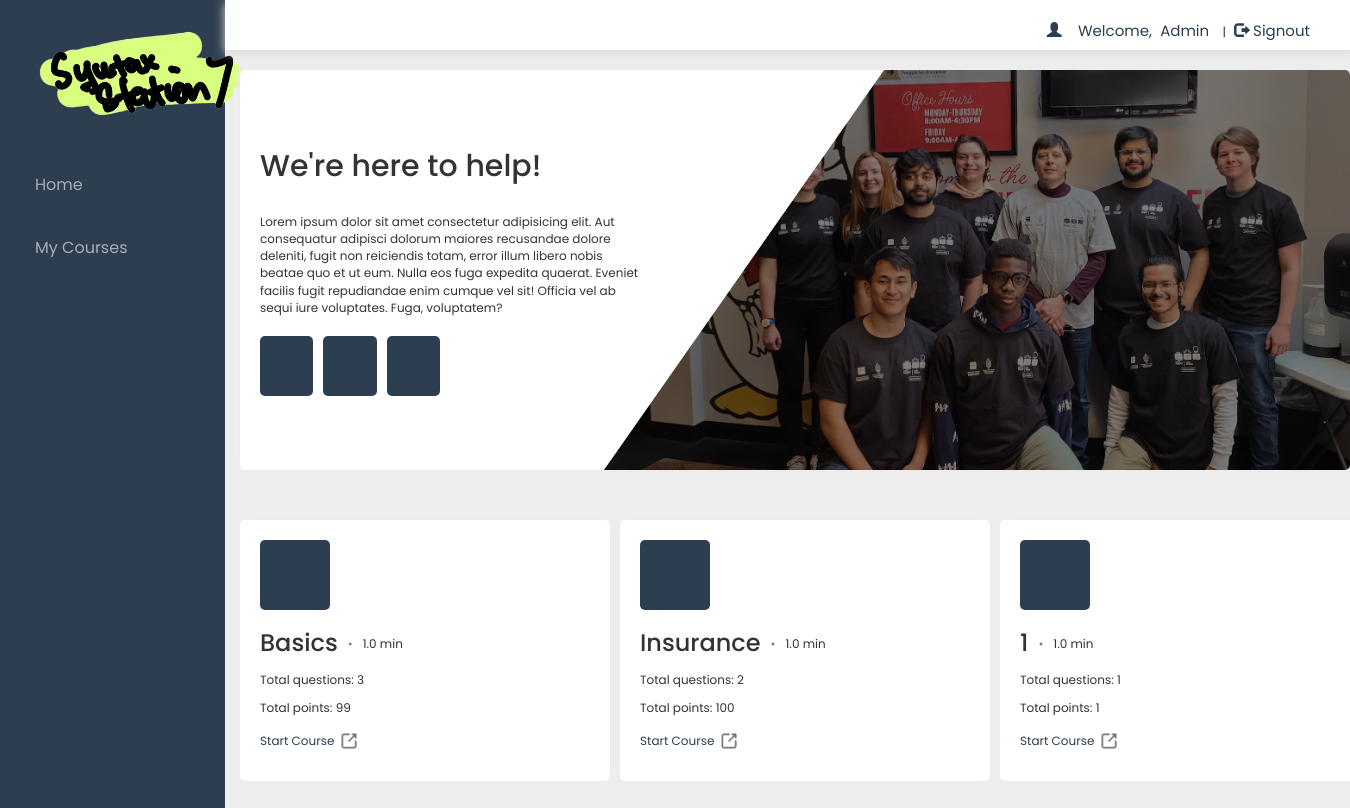
Screenshot of /account.php?q=1 (signed in) with the database file from the repository.
### tables this page shows
CREATE TABLE `quiz` (
  `eid` text NOT NULL,
  `title` varchar(100) NOT NULL,
  `sahi` int(11) NOT NULL,
  `total` int(11) NOT NULL,
  `time` decimal(2,1) NOT NULL,
  `intro` text NOT NULL,
  `date` timestamp NOT NULL DEFAULT current_timestamp() ON UPDATE current_timestamp(),
  `email` varchar(50) DEFAULT NULL
);

### account.php (the view, shortened to what this page needs)
<!DOCTYPE html>
<html>
<head>
    <link href="https://cdn.jsdelivr.net/npm/bootstrap@5.2.0-beta1/dist/css/bootstrap.min.css" rel="stylesheet">
    <link rel="stylesheet" href="css/bootstrap.min.css" />
    <link rel="stylesheet" href="css/bootstrap-theme.min.css" />
    <link rel="stylesheet" href="css/main.css">
    <link rel="stylesheet" href="css/font.css">
    <link rel="stylesheet" href="https://unpkg.com/swiper@8/swiper-bundle.min.css" />
</head>
<body>
    <div class="container-fluid">
        <div class="leftNavBar">
            <div class="row g-0 flex-nowrap">
                <div class="col-lg-2 col-sm-2 col-md-3 px-sm-0 px-0" style="background-color:#2c3e50;">
                    <div class="d-flex flex-column align-items-center align-items-sm-start px-0 mx-0 pt-2 text-white min-vh-100">
                        <a href="https://www.example.com" class="d-flex align-items-center pb-4 mb-md-0 me-md-auto text-white text-decoration-none">
                            <div class="logo">
                            <img src="./images/SSLogo.png" alt="" width="220" style="margin-bottom: 5px; margin-left: 20px; margin-top: 10px">
                            </div>
                        </a>
                        <ul class="nav-links px-4 mx-0">
                            <li class="nav-item" <?php if (@$_GET['q'] == 1)
                                                        echo 'class="active"'; ?>>
                                <a href="account.php?q=1" class="nav-link ">Home<span class="sr-only">(current)</span></a>
                            </li>
                            <li class="nav-item" <?php if (@$_GET['q'] == 2)
                                                        echo 'class="active"'; ?>>
                                <a href="account.php?q=2" class="nav-link">My Courses</a>
                            </li>
                        </ul>
                    </div>
                </div>
                <div class="container col-lg-10" style="padding: 0 !important; margin: 0 !important;">
                    <div class="header" style="height: 50px;">
                        <div class="px-5" style="background-color:#FFFFFF;">
                            <?php
                            include_once 'dbConnection.php';
                            if (!(isset($_SESSION['email']))) {
                                header("location:index.php");
                            } else {
                                $name = $_SESSION['name'];
                                echo '<span class="pull-right top title1" ><span class="log1"><span class="glyphicon glyphicon-user" aria-hidden="true"></span>&nbsp;&nbsp;&nbsp;&nbsp;Welcome,</span> <a href="account.php?q=1" class="log log1">' . $name . '</a>&nbsp;|&nbsp;<a href="logout.php?q=account.php" class="log"><span class="glyphicon glyphicon-log-out" aria-hidden="true"></span>&nbsp;Signout</button></a></span>';
                            } ?>
                        </div>
                    </div>
                    <div class="bg">
                        <div class="container ">
                            <div class="row">
                                <div class="col-lg-12">
                                    <div class="page-content">
                                        <?php if (@$_GET['q'] == 1) {
                                            echo '
                                            <div class="info">
                                                <div class="left-content">
                                                    <div class="inner">
                                                        <h2>We\'re here to help!</h5>
                                                            <p class="content">Lorem ipsum dolor sit amet consectetur adipisicing elit. Aut
                                                                consequatur adipisci dolorum maiores recusandae dolore deleniti, fugit non
                                                                reiciendis totam, error illum libero nobis beatae quo et ut eum. Nulla eos fuga
                                                                expedita quaerat. Eveniet facilis fugit repudiandae enim cumque vel sit! Officia vel
                                                                ab sequi iure voluptates. Fuga, voluptatem?
                                                            </p>
                                                            <div class="plaques">
                                                                <div class="item">
                                                                </div>
                                                                <div class="item">
                                                                </div>
                                                                <div class="item">
                                                                </div>
                                                            </div>
                                                    </div>
                                                </div>
                                                <div class="right-content"></div>
                                            </div>
                                            ';
                                            $result = mysqli_query($con, "SELECT * FROM quiz ORDER BY date") or die('Error');
                                            $c = 1;
                                            $user_email = $_SESSION['email'];
                                        ?>
                                        <?php
                                            echo '<div class="swiper">
                                                <div class="swiper-wrapper">
                                                    ';
                                            while ($row = mysqli_fetch_array($result)) {
                                                $title = $row['title'];
                                                $total = $row['total'];
                                                $sahi = $row['sahi'];
                                                $time = $row['time'];
                                                $eid = $row['eid'];
                                                $query = mysqli_query($con, "SELECT moduleNum FROM user_progress WHERE email='$user_email'") or die('Error98');
                                                $moduleNum = mysqli_fetch_assoc($query);
                                                if ($c - 1 <= $moduleNum['moduleNum']) {
                                                    echo '
                                                        <div class="swiper-slide">
                                                            <div class="module-container active">
                                                                <div class="icon"></div>
                                                                <div class="module-heading">
                                                                    <h3 class="mx-0 my-0">' . $title . '</h3>
                                                                    <span>•</span>
                                                                    <p class="mx-0 my-0 py-0 px-0">' . $time . ' min</p>
                                                                </div>
                                                                <div class="details">
                                                                    <p class="mx-0 my-0 py-2">Total questions: ' . $total . '</p>
                                                                    <p class="mx-0 my-0 py-2">Total points: ' . $sahi * $total . '</p>
                                                                </div>
                                                                <div class="button py-3">
                                                                    <a class="me-2 my-0" href="account.php?q=quiz&step=1&eid=' . $eid . '&moduleNum=' . ($c - 1) . '&time=' . $time . '" style="color: #2c3e50;">Start Course</a>
                                                                    <img src="./images/eva_external-link-outline.png" alt="" width="20">
                                                                </div>
                                                            </div>
                                                        </div>
                                                        ';
                                                }
                                            }
                                            echo '
                                                </div>
                                                <div class="swiper-pagination"></div>
                                                <div class="swiper-button-prev"></div>
                                                <div class="swiper-button-next"></div>';
                                        }
                                        ?>
                                    </div>
                                </div>
                            </div>
                        </div>
                    </div>
                </div>
            </div>
        </div>
    </div>
</body>
</html>

### css/main.css (style rules this page uses)
* { margin: 0; padding: 0; box-sizing: border-box; }
html { width: 100%; height: 100%; }
body { overflow-x:hidden; height: 100%; width:100%; font-size: 12px !important; font-family: "Poppins", sans-serif; background:#eee; min-height:550px; background-attachment:fixed; }
.bg { min-height:540px; }
.header { background: #ffffff; height:100px; width: 100%; box-shadow: 0px 3px 10px rgb(218, 218, 218); }
.logo { font-size:35px; color:#ffbb33; margin:15px; }
ul { width: 100%; }
.nav-item { display: flex; align-items: center; font-size: 16px; list-style: none; padding: 20px 0; }
.nav-item a { width: 100%; color: rgba(255, 255, 255, 0.583); padding: 0px 20px; text-decoration: none; }
.top { margin-top:20px; }
.log1 { color:#2c3e50; margin-left:11px; font-size: 15px }
.log { margin:10px; margin-left:5px; color: #2c3e50; text-decoration:none; font-size:20px; font-size:15px; }
.page-content { margin: 20px auto; }
.page-content .info { display: flex; align-items: center; justify-content: space-between; position: relative; overflow: hidden; width: 100%; height: 400px; margin: 10px 0; border-radius: 5px; box-shadow: 0px 3px 10px #ececec, 0px -3px 10px #ececec; background-color: white; }
.page-content .info .left-content { width: 30%; padding: 0 20px; }
.page-content .info .left-content .inner { position: absolute; top: 10%; height: 100%; width: 35%; z-index: 1; }
.page-content .info .left-content h2 { padding: 20px 0; }
.page-content .info .left-content .plaques { display: flex; align-items: center; justify-content: space-between; width: 15em; height: 5em; gap: 10px; margin: 20px 0; }
.page-content .info .left-content .plaques .item { width: 100%; height: 5em; display: flex; align-items: center; background-color: #2c3e50; justify-content: center; border-radius: 5px; }
.page-content .info .left-content::before { content: ''; position: absolute; background-color: white; top: 0; left: 60px; height: 100%; width: 40%; -webkit-transform: skew(-45deg); -ms-transform: skew(-45deg); transform: skew(-35deg); z-index: 1; }
.page-content .info .right-content { display: inline-block; width: 70%; height: 100%; overflow: hidden; filter: brightness(50%); background-image: url('../images/landingpic.png'); background-repeat: no-repeat; background-position: center center; background-size: 100%; }
.page-content .swiper { margin: 30px 0; }
.page-content .swiper .swiper-wrapper { padding: 20px 0px; gap: 10px !important; }
.page-content .module-container { width: 100%; height: 100%; padding: 20px; display: flex; flex-direction: column; justify-content: center; border-radius: 5px; box-shadow: 0px 3px 10px #ececec, 0px -3px 10px #ececec; background-color: white; }
.page-content .module-container .icon { display: flex; align-items: center; justify-content: center; width: 70px; height: 70px; border-radius: 5px; margin-bottom: 10px; background-image: url('../images/icons8-module-50.png'); background-repeat: no-repeat; background-position: center center; background-size: 70%; }
.page-content .module-container .module-heading { display: flex; align-items: center; padding: 10px 0; }
.page-content .module-container .module-heading span { margin: 0 10px; color: grey; }
.page-content .module-container.active .icon { background-color: #2c3e50; }
.page-content .module-container .button { display: flex; align-items: center; }

### rows the page displays
quiz: title "Basics", time "1.0", total "3", $sahi * $total "99"
quiz: title "Insurance", time "1.0", total "2", $sahi * $total "100"
quiz: title "1", time "1.0", total "1", $sahi*$total "1"

### other values shown
$name "Admin"
